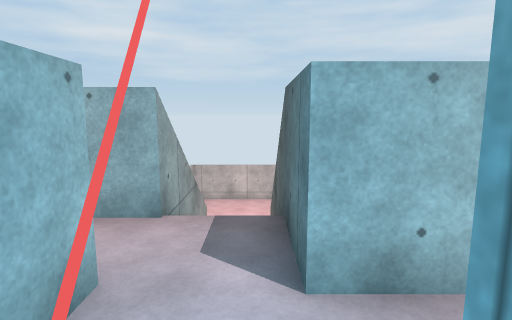
[1] (above)

14 first-person views from a walk through a scene from a Unity 3-D project. The camera is 1.5 m above the floor, tilts 8° down and sees 80° across. The floor is counted in squares, 1 m on a side. Each view is taken from the middle of a square. On the plan, view 1 faces up. The plan holds only what a view shows up to about 15 squares ahead; the rest is blank. Surface patterns are stand-ins for the level's own textures.

[2]
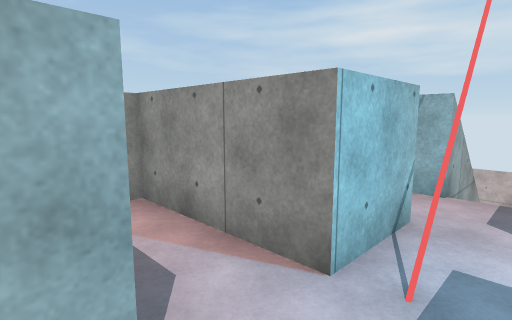

[3]
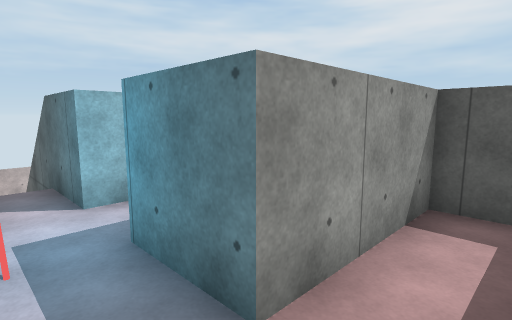

[4]
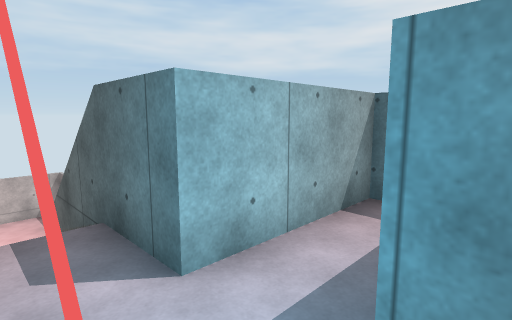

[5]
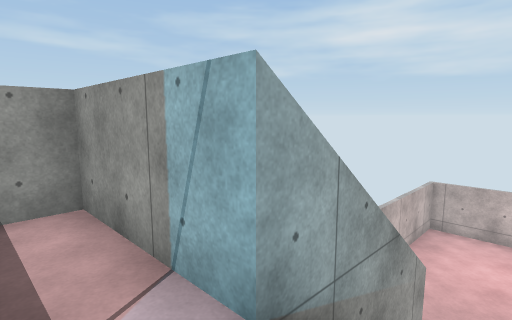

[6]
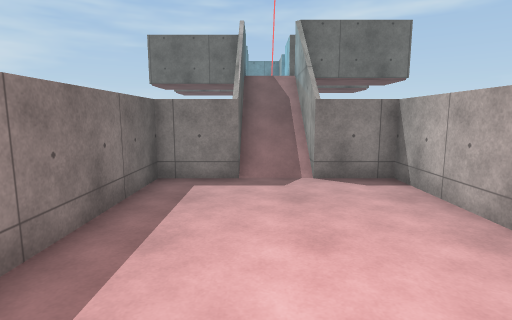

[7]
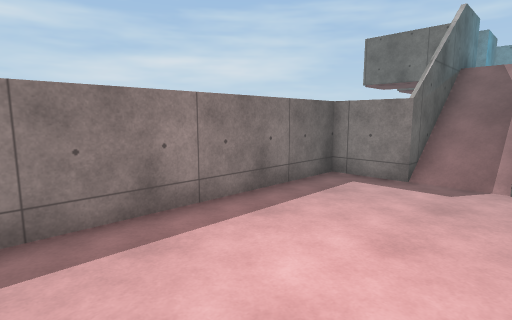

[8]
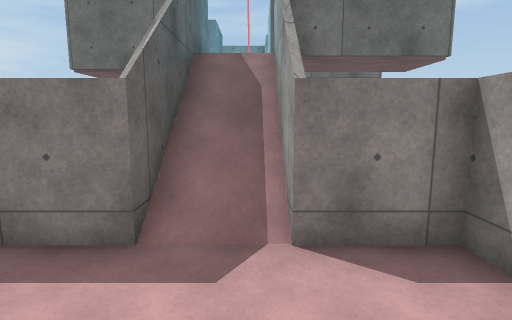

[9]
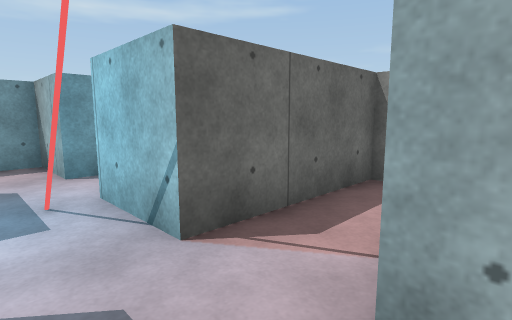

[10]
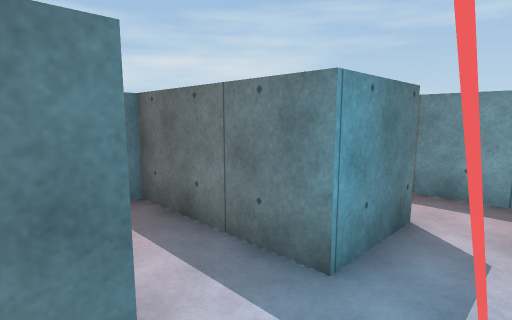

[11]
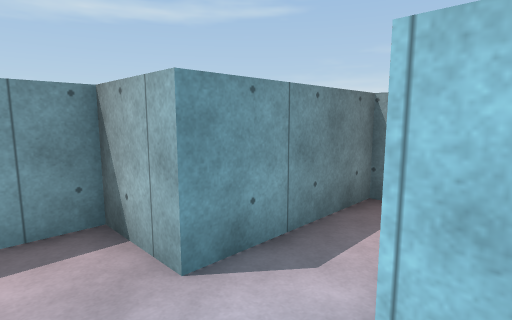

[12]
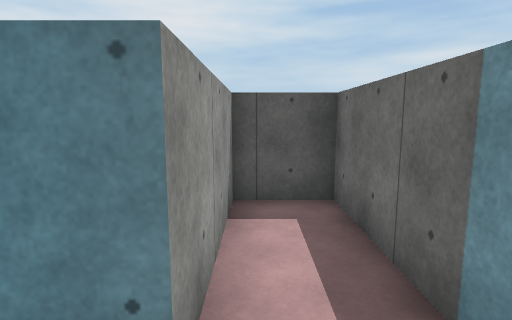

[13]
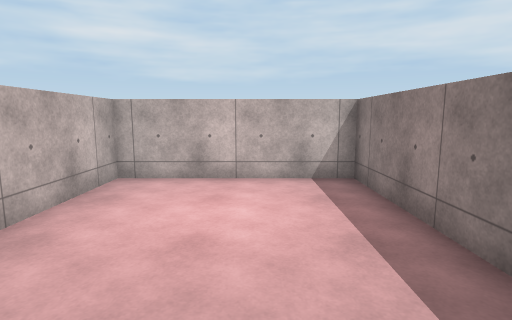

[14]
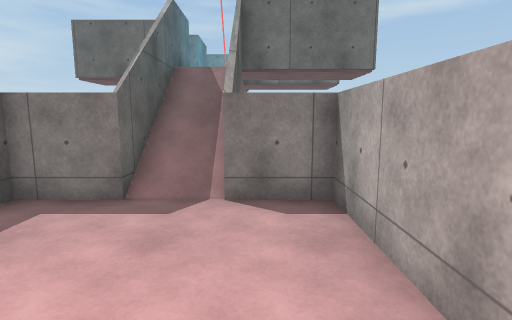

### Floor plan
Key: @ floor where view 1 was taken; # wall or solid block; . main floor; : floor 3 m higher than the main floor; / step, stairs or slope.
Columns run from 6 left of view 1 to 5 right of it. Each row starts with its distance up from view 1.
 17   ########
 16   #......#
 15   #......#
 14   #......#
 13   #......#
 12   #......#
 11   #......#
 10   #......#
  9   #......#
  8   ###//###
  7     #//#
  6     #//#
  5 #####//#
  4 #::::::#
  3 #::::::#####
  2 ######:::::#
  1 ######:::::#
  0 #:::::@#####
 -1 #::::::#####
 -2 #####::::::#
 -3     #::::::#
 -4     ########

Where each view was taken, in squares from view 1:
view 1: 0 up, 0 right, facing up
view 2: 2 down, 0 right, facing up-left
view 3: 3 down, 1 left, facing up-right
view 4: 0 up, 1 left, facing up-right
view 5: 3 up, 0 right, facing up-left
view 6: 16 up, 0 right, facing down
view 7: 16 up, 2 left, facing down-right
view 8: 12 up, 1 left, facing down
view 9: 5 up, 0 right, facing down-left
view 10: 3 up, 1 left, facing down-right
view 11: 1 up, 0 right, facing down-left
view 12: 2 down, 1 left, facing right
view 13: 9 up, 0 right, facing up
view 14: 14 up, 2 left, facing down
